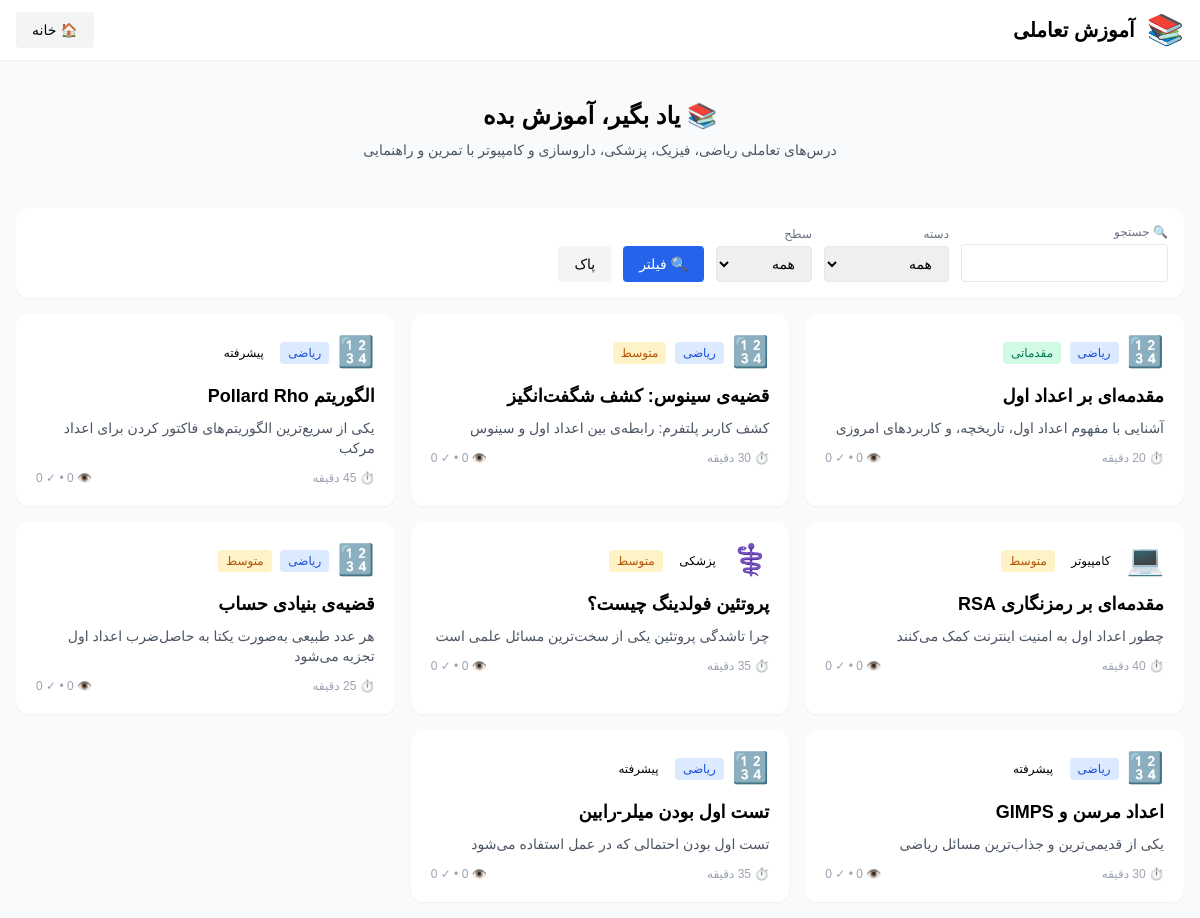
Page /lessons.php on the committed database.
### tables this page shows
CREATE TABLE IF NOT EXISTS lessons (
    id INT AUTO_INCREMENT PRIMARY KEY,
    title VARCHAR(500) NOT NULL,
    slug VARCHAR(255) UNIQUE NOT NULL,
    description TEXT,
    content LONGTEXT NOT NULL,
    category ENUM('math','science','medical','pharmacy','physics','computer','general') DEFAULT 'math',
    difficulty ENUM('beginner','intermediate','advanced','expert') DEFAULT 'beginner',
    duration_minutes INT DEFAULT 30,
    prerequisites TEXT,
    learning_objectives TEXT,
    exercises LONGTEXT,
    solution_text LONGTEXT,
    video_url VARCHAR(500),
    is_interactive TINYINT DEFAULT 0,
    interactive_payload LONGTEXT,
    is_published TINYINT DEFAULT 0,
    sort_order INT DEFAULT 0,
    views INT DEFAULT 0,
    completions INT DEFAULT 0,
    rating_avg FLOAT DEFAULT 0,
    rating_count INT DEFAULT 0,
    author_id INT,
    created_at TIMESTAMP DEFAULT CURRENT_TIMESTAMP,
    updated_at TIMESTAMP DEFAULT CURRENT_TIMESTAMP ON UPDATE CURRENT_TIMESTAMP,
    FOREIGN KEY (author_id) REFERENCES users(id) ON DELETE SET NULL
);

### functions.php (called while the page is built, shortened)
<?php
function sanitize($input) {
    return htmlspecialchars(trim($input ?? ''), ENT_QUOTES, 'UTF-8');
}

### lessons.php (the view, shortened to what this page needs)
<?php
require_once __DIR__ . '/functions.php';
$lang = $_GET['lang'] ?? $_COOKIE['lang'] ?? 'fa';
$dir = in_array($lang, ['fa','ar','ur']) ? 'rtl' : 'ltr';
$search = $_GET['search'] ?? '';
$page = max(1, intval($_GET['page'] ?? 1));
$per_page = 9;
$offset = ($page - 1) * $per_page;
$where = ['is_published = 1'];
$params = [];
$where_sql = 'WHERE ' . implode(' AND ', $where);
$pdo = Database::getInstance();
$stmt = $pdo->prepare("SELECT * FROM lessons $where_sql ORDER BY sort_order, created_at DESC LIMIT $per_page OFFSET $offset");
$stmt->execute($params);
$lessons = $stmt->fetchAll();
$categories = [
    'math' => ['label' => 'ریاضی', 'icon' => '🔢', 'color' => 'blue'],
    'physics' => ['label' => 'فیزیک', 'icon' => '⚛️', 'color' => 'purple'],
    'medical' => ['label' => 'پزشکی', 'icon' => '⚕️', 'color' => 'rose'],
    'pharmacy' => ['label' => 'داروسازی', 'icon' => '💊', 'color' => 'emerald'],
    'computer' => ['label' => 'کامپیوتر', 'icon' => '💻', 'color' => 'cyan'],
    'science' => ['label' => 'علوم', 'icon' => '🔬', 'color' => 'amber'],
    'general' => ['label' => 'عمومی', 'icon' => '📚', 'color' => 'gray'],
];
$difficulties = [
    'beginner' => ['label' => 'مقدماتی', 'color' => 'green'],
    'intermediate' => ['label' => 'متوسط', 'color' => 'yellow'],
    'advanced' => ['label' => 'پیشرفته', 'color' => 'orange'],
    'expert' => ['label' => 'خبره', 'color' => 'red'],
];
?>
<!DOCTYPE html>
<html lang="<?= $lang ?>" dir="<?= $dir ?>">
<head>
    <link href="https://cdn.jsdelivr.net/npm/tailwindcss@2/dist/tailwind.min.css" rel="stylesheet">
    <link rel="stylesheet" href="https://cdn.jsdelivr.net/gh/rastikerdar/vazirmatn@v33.003/Vazirmatn-font-face.css">
</head>
<body class="bg-gray-50 min-h-screen">
<header class="bg-white shadow-sm sticky top-0 z-50">
    <div class="max-w-7xl mx-auto px-4 py-3 flex justify-between items-center">
        <div class="flex items-center gap-3">
            <span class="text-3xl">📚</span>
            <h1 class="text-xl font-bold">آموزش تعاملی</h1>
        </div>
        <a href="index.php" class="px-4 py-2 bg-gray-100 rounded text-sm">🏠 خانه</a>
    </div>
</header>
<div class="max-w-7xl mx-auto p-4">
    <div class="bg-gradient-to-br from-emerald-100 to-cyan-100 rounded-xl p-6 mb-6 text-center">
        <h2 class="text-2xl font-bold mb-2">📚 یاد بگیر، آموزش بده</h2>
        <p class="text-sm text-gray-600">درس‌های تعاملی ریاضی، فیزیک، پزشکی، داروسازی و کامپیوتر با تمرین و راهنمایی</p>
    </div>
    <form method="get" class="bg-white rounded-xl shadow-sm p-4 mb-4 flex flex-wrap gap-3 items-end">
        <div>
            <label class="block text-xs text-gray-500 mb-1">🔍 جستجو</label>
            <input type="text" name="search" value="<?= sanitize($search) ?>" class="px-3 py-2 border rounded text-sm">
        </div>
        <div>
            <label class="block text-xs text-gray-500 mb-1">دسته</label>
            <select name="category" class="px-3 py-2 border rounded text-sm">
                <option value="">همه</option>
            </select>
        </div>
        <div>
            <label class="block text-xs text-gray-500 mb-1">سطح</label>
            <select name="difficulty" class="px-3 py-2 border rounded text-sm">
                <option value="">همه</option>
            </select>
        </div>
        <button class="bg-blue-600 text-white px-4 py-2 rounded text-sm">🔍 فیلتر</button>
        <a href="lessons.php" class="px-4 py-2 bg-gray-100 rounded text-sm">پاک</a>
    </form>
    <div class="grid md:grid-cols-2 lg:grid-cols-3 gap-4">
        <?php if (empty($lessons)): ?>
        <div class="col-span-full bg-white rounded-xl shadow-sm p-8 text-center text-gray-500">
            <div class="text-5xl mb-3">📭</div>
            <p>درسی یافت نشد. <a href="admin/lessons.php?action=new" class="text-blue-600">درس جدید بسازید (ادمین)</a></p>
        </div>
        <?php else: foreach ($lessons as $l):
            $cat = $categories[$l['category']] ?? $categories['general'];
            $diff = $difficulties[$l['difficulty']] ?? $difficulties['beginner'];
        ?>
        <a href="lesson.php?slug=<?= urlencode($l['slug']) ?>" class="bg-white rounded-xl shadow-sm p-5 card-hover block">
            <div class="flex items-center gap-2 mb-3">
                <span class="text-3xl"><?= $cat['icon'] ?></span>
                <div>
                    <span class="text-xs bg-<?= $cat['color'] ?>-100 text-<?= $cat['color'] ?>-700 px-2 py-1 rounded"><?= $cat['label'] ?></span>
                    <span class="text-xs bg-<?= $diff['color'] ?>-100 text-<?= $diff['color'] ?>-700 px-2 py-1 rounded mr-1"><?= $diff['label'] ?></span>
                </div>
            </div>
            <h3 class="font-bold text-lg mb-2"><?= sanitize($l['title']) ?></h3>
            <p class="text-sm text-gray-600 line-clamp-2 mb-3"><?= sanitize($l['description']) ?></p>
            <div class="flex justify-between text-xs text-gray-400">
                <span>⏱️ <?= $l['duration_minutes'] ?> دقیقه</span>
                <span>👁️ <?= number_format($l['views']) ?> • ✓ <?= number_format($l['completions']) ?></span>
            </div>
        </a>
        <?php endforeach; endif; ?>
    </div>
</div>
</body>
</html>

### lessons.php (style rules this page uses)
body { font-family:'Vazirmatn',Tahoma,sans-serif }

### rows in the picture
lessons: category "🔢", category "ریاضی", difficulty "مقدماتی", title "مقدمه‌ای بر اعداد اول", description "آشنایی با مفهوم اعداد اول، تاریخچه، و کاربردهای امروزی", duration_minutes "20", views "0", completions "0"
lessons: category "🔢", category "ریاضی", difficulty "متوسط", title "قضیه‌ی سینوس: کشف شگفت‌انگیز", description "کشف کاربر پلتفرم: رابطه‌ی بین اعداد اول و سینوس", completions "0"
lessons: category "🔢", category "ریاضی", difficulty "پیشرفته", title "الگوریتم Pollard Rho", description "یکی از سریع‌ترین الگوریتم‌های فاکتور کردن برای اعداد مرکب", duration_minutes "45", completions "0"
lessons: category "💻", category "کامپیوتر", difficulty "متوسط", title "مقدمه‌ای بر رمزنگاری RSA", description "چطور اعداد اول به امنیت اینترنت کمک می‌کنند", duration_minutes "40", views "0", completions "0"
lessons: category "⚕️", category "پزشکی", difficulty "متوسط", title "پروتئین فولدینگ چیست؟", description "چرا تاشدگی پروتئین یکی از سخت‌ترین مسائل علمی است", completions "0"
lessons: category "🔢", category "ریاضی", difficulty "متوسط", title "قضیه‌ی بنیادی حساب", description "هر عدد طبیعی به‌صورت یکتا به حاصل‌ضرب اعداد اول تجزیه می‌شود", duration_minutes "25", completions "0"
lessons: category "🔢", category "ریاضی", difficulty "پیشرفته", title "اعداد مرسن و GIMPS", description "یکی از قدیمی‌ترین و جذاب‌ترین مسائل ریاضی", duration_minutes "30", views "0", completions "0"
lessons: category "🔢", category "ریاضی", difficulty "پیشرفته", title "تست اول بودن میلر-رابین", description "تست اول بودن احتمالی که در عمل استفاده می‌شود", completions "0"
